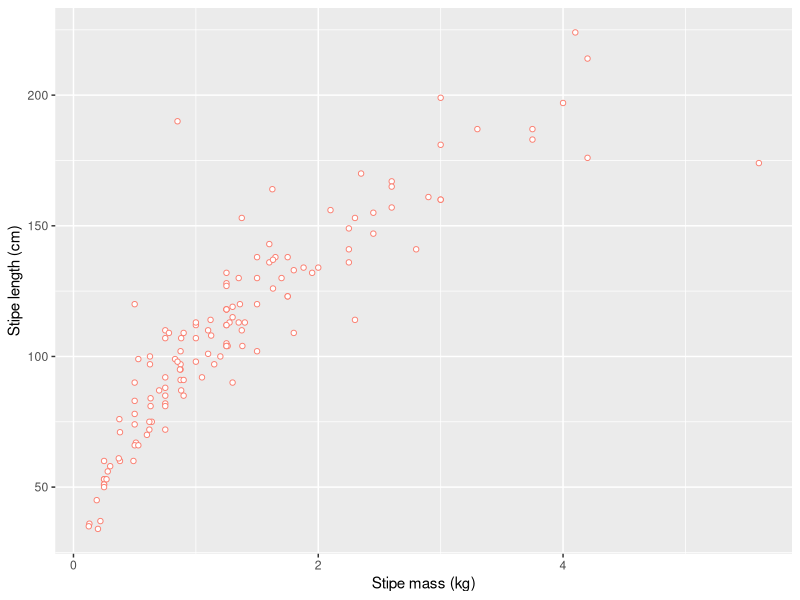

Source code (R):
## ---- chunk 1
knitr::opts_chunk$set(
  comment = "R>", 
  warning = FALSE, 
  message = FALSE
)
## ---- chunk 2
library(tidyverse)
## ---- chunk 3
laminaria <- read_csv("../../data/laminaria.csv")
## ---- chunk 4
head(laminaria)
## ---- chunk 5
head(laminaria, n = 3)
tail(laminaria, n = 2)
## ---- chunk 6
glimpse(laminaria)
## ---- chunk 7
names(laminaria)
## ---- chunk 8
library(skimr)
skim(iris) # using built-in `iris` data
## ---- chunk 9
ggplot(data = laminaria, aes(x = stipe_mass, y = stipe_length)) +
  geom_point(shape = 21, colour = "salmon", fill = "white") +
  labs(x = "Stipe mass (kg)", y = "Stipe length (cm)")
